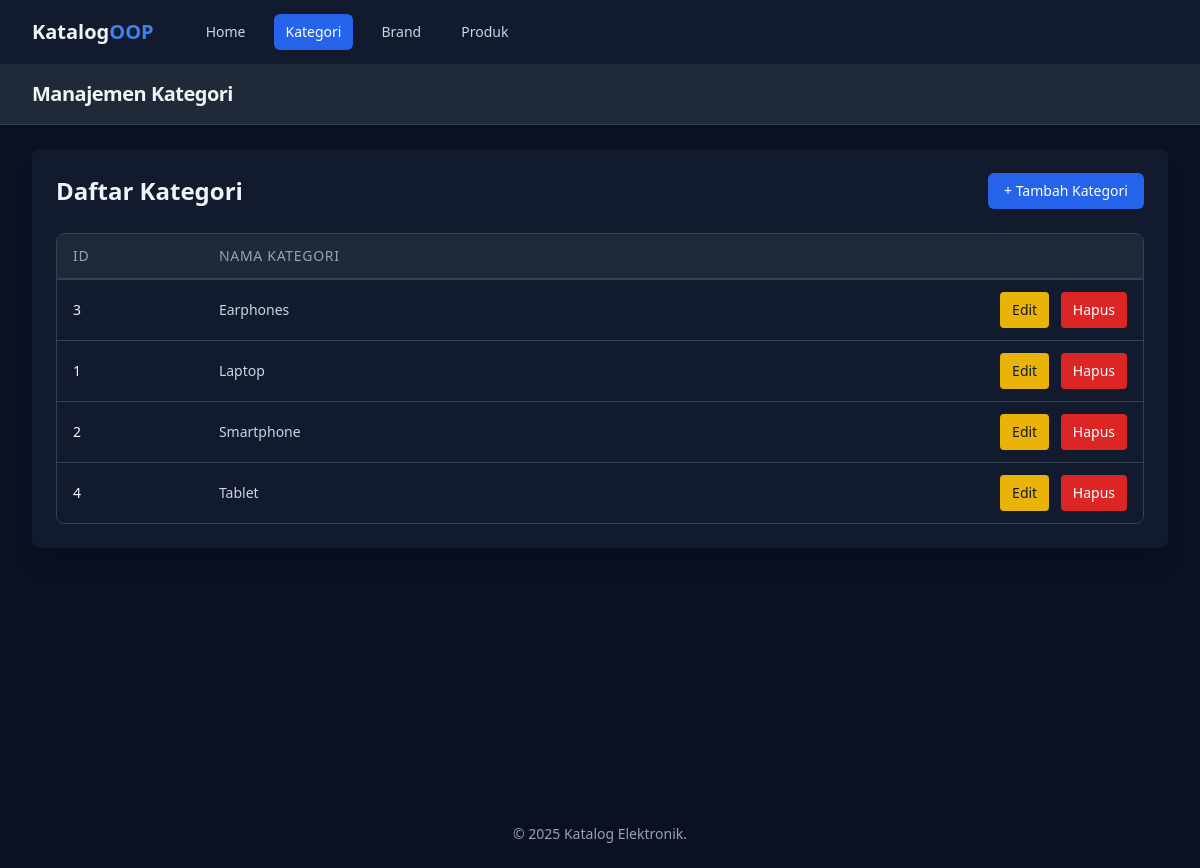
The app's page /index.php?page=categories with its own data.
### tables this page shows
CREATE TABLE categories (
    id INT AUTO_INCREMENT PRIMARY KEY,
    name VARCHAR(100) NOT NULL UNIQUE
);

### config/database.php (called while the page is built, shortened)
<?php
class Database{
    private $host = "localhost";
    private $username = "root";
    private $password = "";
    private $dbname = "db_catalogueElectronics";
    public function __construct(){
        try{
            $this->conn = new PDO("mysql:host=$this->host;dbname=$this->dbname",
                                    $this->username,
                                    $this->password);
        } catch (PDOException $e){
            echo "Connection failed: " . $e->getMessage();
        }
    }
}
?>

### class/Category.php (called while the page is built, shortened)
<?php
require_once 'config/database.php';
class Category {
    private $db;
    private $table_name = "categories";
    public function __construct() {
        $this->db = (new Database())->conn;
    }
    public function getAllCategory() {
        $query = "SELECT * FROM " . $this->table_name . " ORDER BY name";
        $stmt = $this->db->prepare($query);
        $stmt->execute();
        return $stmt->fetchAll();
    }
}
?>

### views/categories/list.php (the view)
<div class="flex justify-between items-center mb-6">
    <h2 class="text-2xl font-semibold text-slate-100">Daftar Kategori</h2>
    <a href="index.php?page=categories&action=form"
        class="inline-block rounded-md bg-blue-600 px-4 py-2 text-sm font-medium text-white shadow-sm hover:bg-blue-700 transition-colors duration-150">
        + Tambah Kategori
    </a>
</div>
<div class="overflow-x-auto rounded-lg border border-slate-700">
    <table class="min-w-full divide-y-2 divide-slate-700 bg-slate-900 text-sm">
        <thead class="bg-slate-800">
            <tr>
                <th class="whitespace-nowrap px-4 py-3 text-left font-medium text-slate-400 uppercase tracking-wider">ID</th>
                <th class="whitespace-nowrap px-4 py-3 text-left font-medium text-slate-400 uppercase tracking-wider">Nama Kategori</th>
                <th class="px-4 py-3"></th> </tr>
        </thead>
        <tbody class="divide-y divide-slate-700">
            <?php foreach ($categories as $cat): ?>
            <tr class="hover:bg-slate-800 transition-colors duration-150">
                <td class="whitespace-nowrap px-4 py-3 font-medium text-slate-100">
                    <?php echo $cat['id']; ?>
                </td>
                <td class="whitespace-nowrap px-4 py-3 text-slate-300">
                    <?php echo htmlspecialchars($cat['name']); ?>
                </td>
                <td class="whitespace-nowrap px-4 py-3 text-right space-x-2">
                    <a href="index.php?page=categories&action=form&id=<?php echo $cat['id']; ?>"
                        class="inline-block rounded bg-yellow-500 px-3 py-2 text-sm font-medium text-slate-900 hover:bg-yellow-400 transition-colors duration-150">
                        Edit
                    </a>
                    <a href="index.php?page=categories&action=delete&id=<?php echo $cat['id']; ?>"
                        class="inline-block rounded bg-red-600 px-3 py-2 text-sm font-medium text-white hover:bg-red-700 transition-colors duration-150"
                        onclick="return confirm('Yakin ingin menghapus?');">
                        Hapus
                    </a>
                </td>
            </tr>
            <?php endforeach; ?>
        </tbody>
    </table>
</div>

### records on screen
categories: id "3", name "Earphones"
categories: id "1", name "Laptop"
categories: id "2", name "Smartphone"
categories: id "4", name "Tablet"

### other values on screen
$title "Home"
$title "Kategori"
$title "Brand"
$title "Produk"
